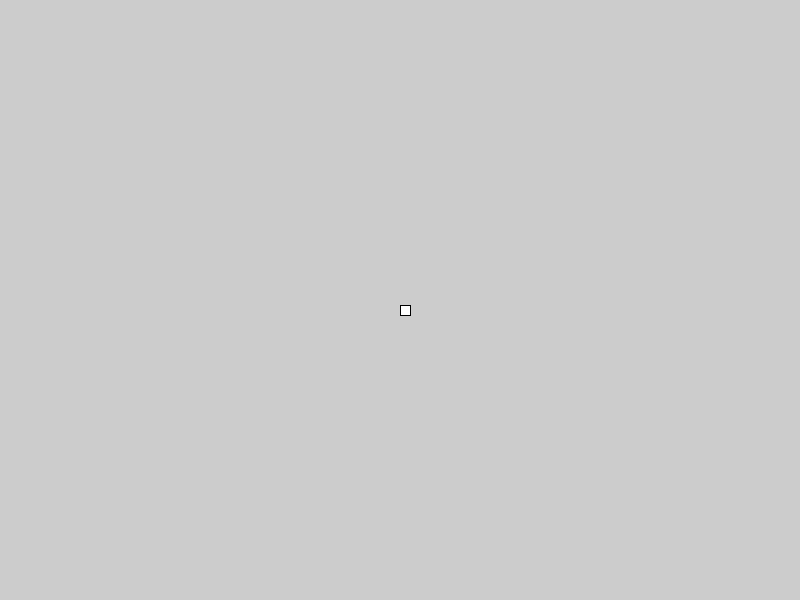
Frame 1 (no input)
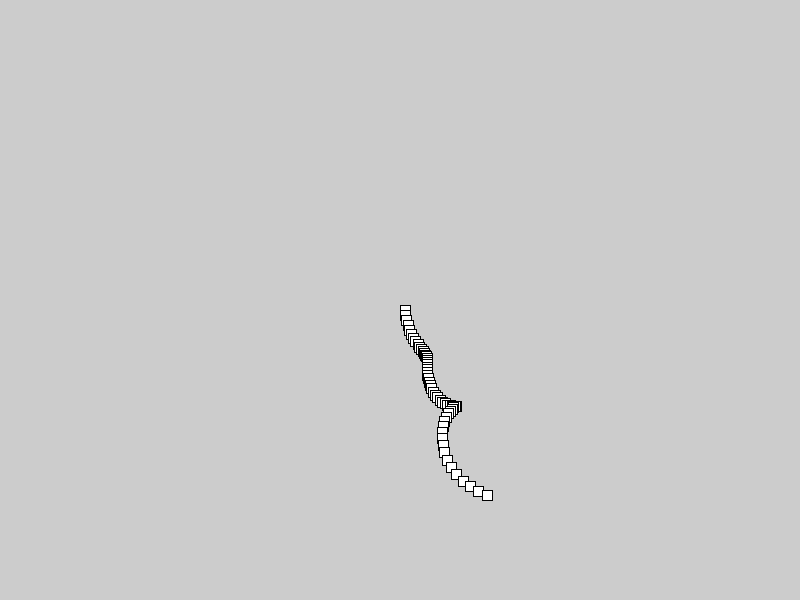
Frame 60 (the mouse pressed at the canvas centre just before this capture)
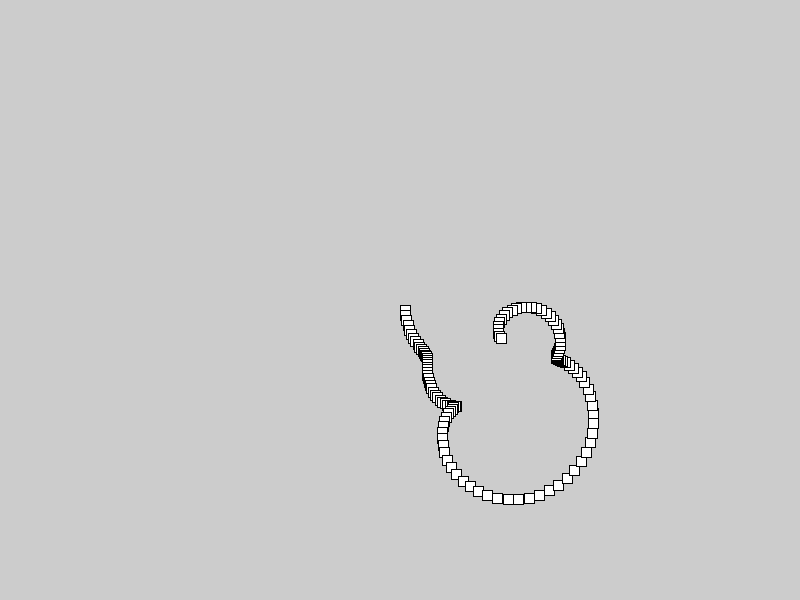
Frame 120 (the mouse held since frame 60 and released just before this capture)

The Processing sketch that drew these frames (run headless with seeded random() and noise(); from frame 60 on, the mouse is pressed at the canvas centre):

// Processing sketch: sketch_151210j
// ── sketch_151210j.pde
//additive synthesis
void setup() {
  size(800, 600);
}
void draw() {
  float x= sin(frameCount*0.01);  //-1.0 to 1.0
  float xx= sin(frameCount*0.1)*0.2;  //-0.2 to 0.2
  float xxx= sin(frameCount*0.2)*0.12;  //-0.2 to 0.2
  
  float y= cos(frameCount*0.013);
  float yy= cos(frameCount*0.1)*0.22;
  float yyy= cos(frameCount*0.2)*0.12;
  
  float z= sin(frameCount*0.02)*200;
  
  rect(width*0.5 + ((x+xx+xxx)*z), height*0.5 + ((y+yy+yyy)*z), 10, 10);
}
